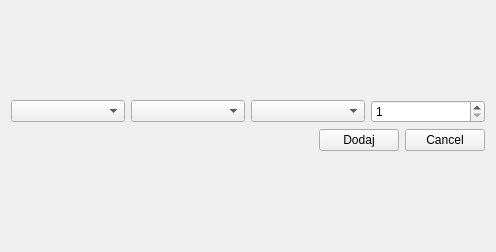
<?xml version="1.0" encoding="UTF-8"?>
<ui version="4.0">
 <class>Form</class>
 <widget class="QWidget" name="Form">
  <property name="geometry">
   <rect>
    <x>0</x>
    <y>0</y>
    <width>496</width>
    <height>252</height>
   </rect>
  </property>
  <property name="windowTitle">
   <string>Form</string>
  </property>
  <layout class="QGridLayout" name="gridLayout">
   <item row="0" column="1">
    <layout class="QVBoxLayout" name="verticalLayout">
     <item>
      <layout class="QHBoxLayout" name="horizontalLayout">
       <item>
        <widget class="QComboBox" name="comboBox"/>
       </item>
       <item>
        <widget class="QComboBox" name="comboBox_2"/>
       </item>
       <item>
        <widget class="QComboBox" name="comboBox_3"/>
       </item>
       <item>
        <widget class="QSpinBox" name="spinBox">
         <property name="minimum">
          <number>1</number>
         </property>
        </widget>
       </item>
      </layout>
     </item>
     <item>
      <layout class="QHBoxLayout" name="horizontalLayout_2">
       <item>
        <spacer name="horizontalSpacer">
         <property name="orientation">
          <enum>Qt::Horizontal</enum>
         </property>
         <property name="sizeHint" stdset="0">
          <size>
           <width>40</width>
           <height>20</height>
          </size>
         </property>
        </spacer>
       </item>
       <item>
        <widget class="QPushButton" name="pushButton">
         <property name="text">
          <string>Dodaj</string>
         </property>
        </widget>
       </item>
       <item>
        <widget class="QPushButton" name="pushButton_2">
         <property name="text">
          <string>Cancel</string>
         </property>
        </widget>
       </item>
      </layout>
     </item>
    </layout>
   </item>
  </layout>
 </widget>
 <resources/>
 <connections/>
</ui>
